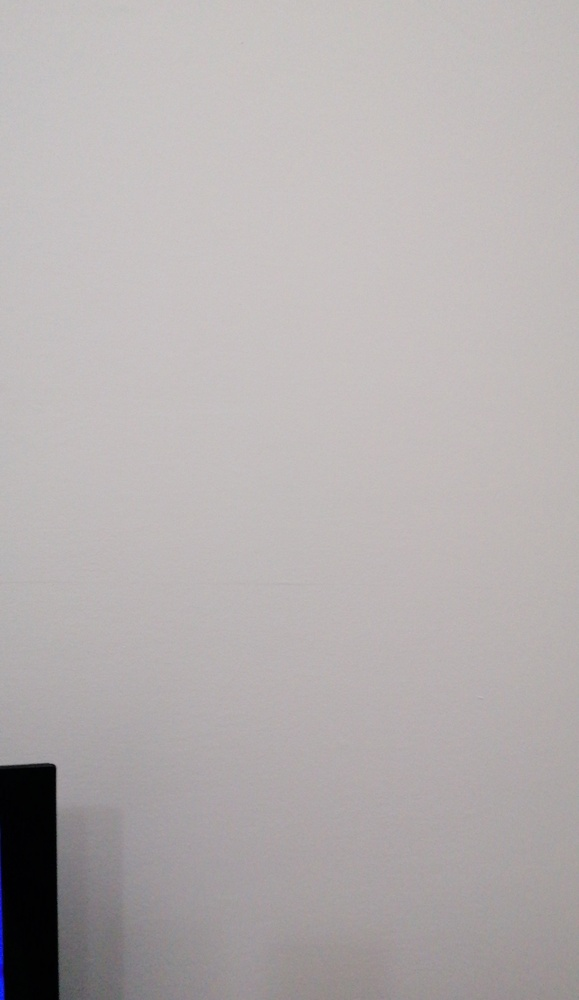
#> input picture test_imgs/00a34900-a25e-11ed-a5c3-23bffd69d4dd_orig-photo.jpg, 579 x 1000 px, shrunk from 1080 x 1866 before the run
$ python treshold_edges.py test_imgs
#> lines starting #> are read from the running program, lines starting #| are printed output that depends on the picture; after the words box and inside, x2 and y2 are one past the last pixel; in counts of white or black regions, pixels touching at a corner belong together
# write me python scrip that will take all files in directory, and filter only images from them. On each image it will use numpy to threshold grayscale image. Pixels that has value below 40 set to 0, and pixels that has value above 40 set to 255. The directory path is passed as a cli argument to this python script.


import os
import cv2
import numpy as np
import argparse

def threshold_images_in_directory(directory_path):
#> called with directory_path = 'test_imgs'
    for filename in os.listdir(directory_path):
        if filename.endswith('.jpg') or filename.endswith('.png'):
            image_path = os.path.join(directory_path, filename)
            img = cv2.imread(image_path, cv2.IMREAD_GRAYSCALE)
#> img: shape (1000, 579); min 0, max 201, mean 176.8
            ret, thresh = cv2.threshold(img, 40, 255, cv2.THRESH_BINARY)
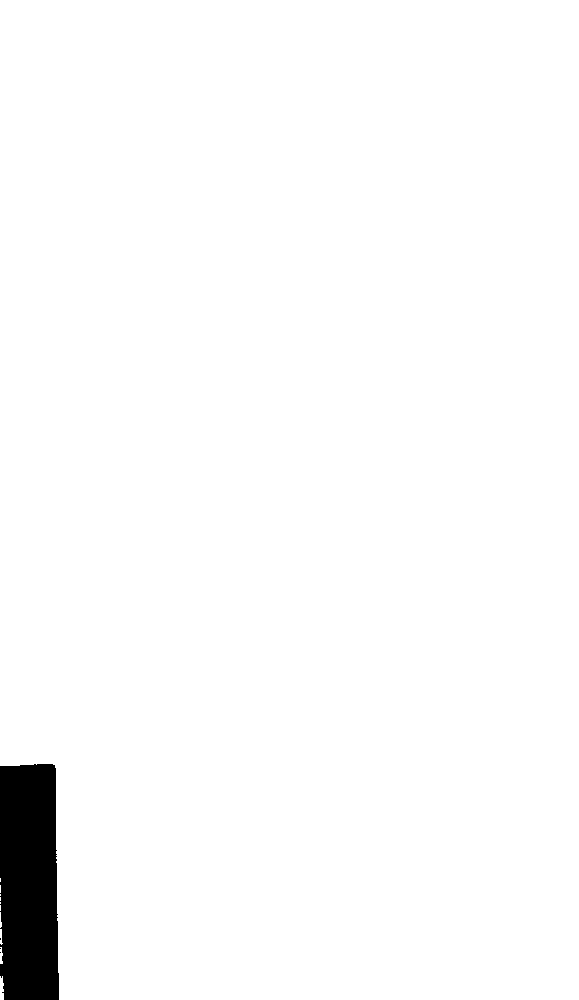
#> thresh: shape (1000, 579); 97.7% white; 4 black regions (3 under 20 px), largest, box (x1, y1, x2, y2) and area: (0, 764, 59, 1000) 13204
            cv2.imwrite(image_path, thresh)
#> pass 2 of the loop in threshold_images_in_directory, `for filename in os.listdir(directory_path):`:
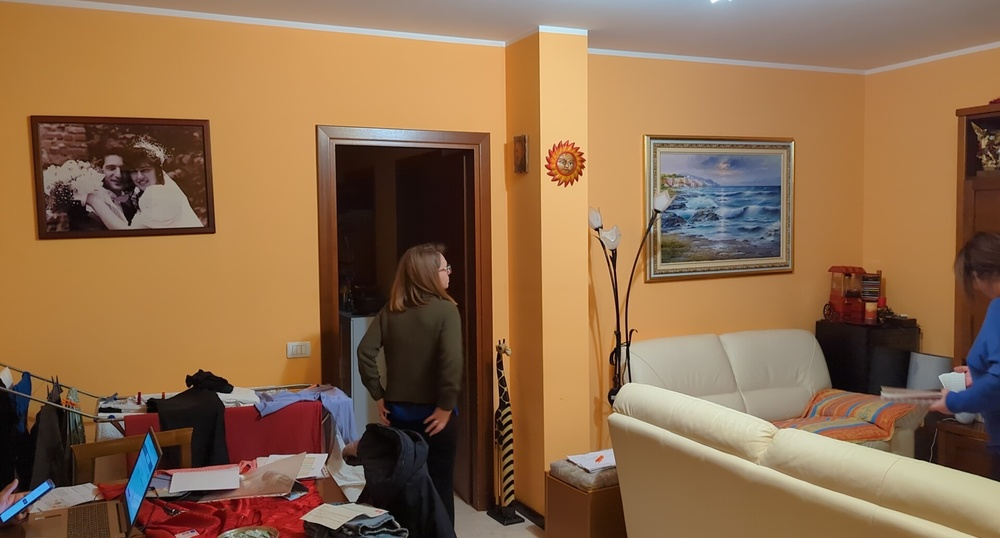
#> input picture test_imgs/00a3e3f0-92b5-11ed-95e1-ff9eb07eb470_orig-photo.jpg, 1000 x 538 px, shrunk from 1920 x 1032 before the run
#> in threshold_images_in_directory, `img = cv2.imread(image_path, cv2.IMREAD_GRAYSCALE)`:
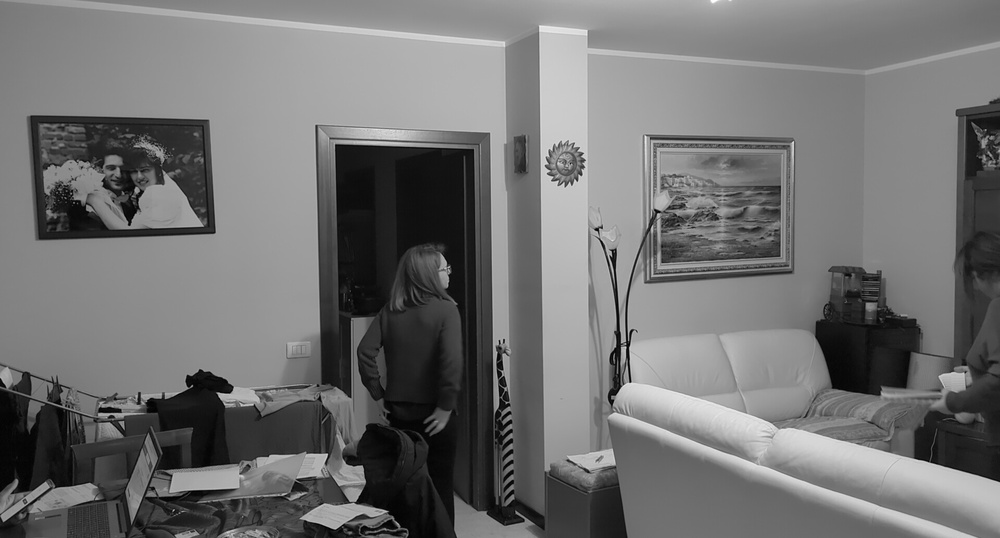
#> img: shape (538, 1000); min 0, max 255, mean 113.4
#> in threshold_images_in_directory, `ret, thresh = cv2.threshold(img, 40, 255, cv2.THRESH_BINARY)`:
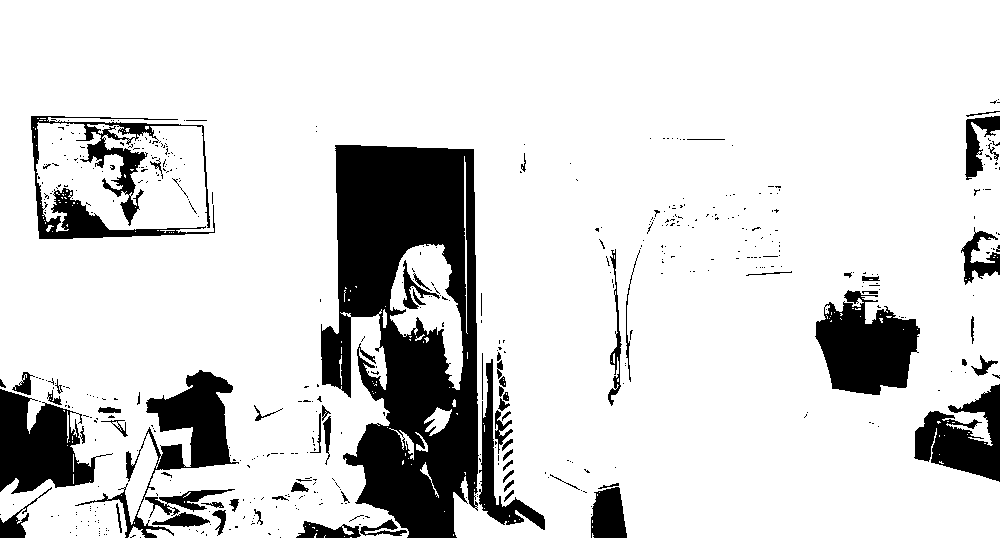
#> thresh: shape (538, 1000); 84.2% white; 513 black regions (440 under 20 px), largest, box (x1, y1, x2, y2) and area: (321, 145, 479, 538) 40111, (815, 290, 920, 395) 7141, (75, 370, 239, 538) 6931

if __name__ == '__main__':
    parser = argparse.ArgumentParser(description='Threshold images in a directory')
    parser.add_argument('directory', type=str, help='Path to directory containing images')
    args = parser.parse_args()
    threshold_images_in_directory(args.directory)
